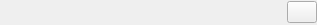
<?xml version="1.0" encoding="UTF-8"?>
<ui version="4.0">
 <class>ConnectionComboBox</class>
 <widget class="QWidget" name="ConnectionComboBox">
  <property name="geometry">
   <rect>
    <x>0</x>
    <y>0</y>
    <width>317</width>
    <height>25</height>
   </rect>
  </property>
  <property name="windowTitle">
   <string>Form</string>
  </property>
  <layout class="QGridLayout" name="gridLayout">
   <property name="margin">
    <number>0</number>
   </property>
   <item row="0" column="0">
    <widget class="DsgCustomComboBox" name="propertyComboBox" native="true">
     <property name="sizePolicy">
      <sizepolicy hsizetype="MinimumExpanding" vsizetype="Fixed">
       <horstretch>0</horstretch>
       <verstretch>0</verstretch>
      </sizepolicy>
     </property>
    </widget>
   </item>
   <item row="0" column="1">
    <widget class="QPushButton" name="updatePropertyPushButton">
     <property name="sizePolicy">
      <sizepolicy hsizetype="Minimum" vsizetype="Minimum">
       <horstretch>0</horstretch>
       <verstretch>0</verstretch>
      </sizepolicy>
     </property>
     <property name="maximumSize">
      <size>
       <width>30</width>
       <height>25</height>
      </size>
     </property>
     <property name="toolTip">
      <string>Configure spatial rule</string>
     </property>
     <property name="text">
      <string/>
     </property>
     <property name="icon">
      <iconset resource="../../resources.qrc">
       <normaloff>:/plugins/DsgTools/icons/config.png</normaloff>:/plugins/DsgTools/icons/config.png</iconset>
     </property>
    </widget>
   </item>
  </layout>
 </widget>
 <customwidgets>
  <customwidget>
   <class>DsgCustomComboBox</class>
   <extends>QWidget</extends>
   <header>DsgTools.CustomWidgets.BasicInterfaceWidgets.dsgCustomComboBox.h</header>
   <container>1</container>
  </customwidget>
 </customwidgets>
 <resources>
  <include location="../../resources.qrc"/>
 </resources>
 <connections/>
</ui>
